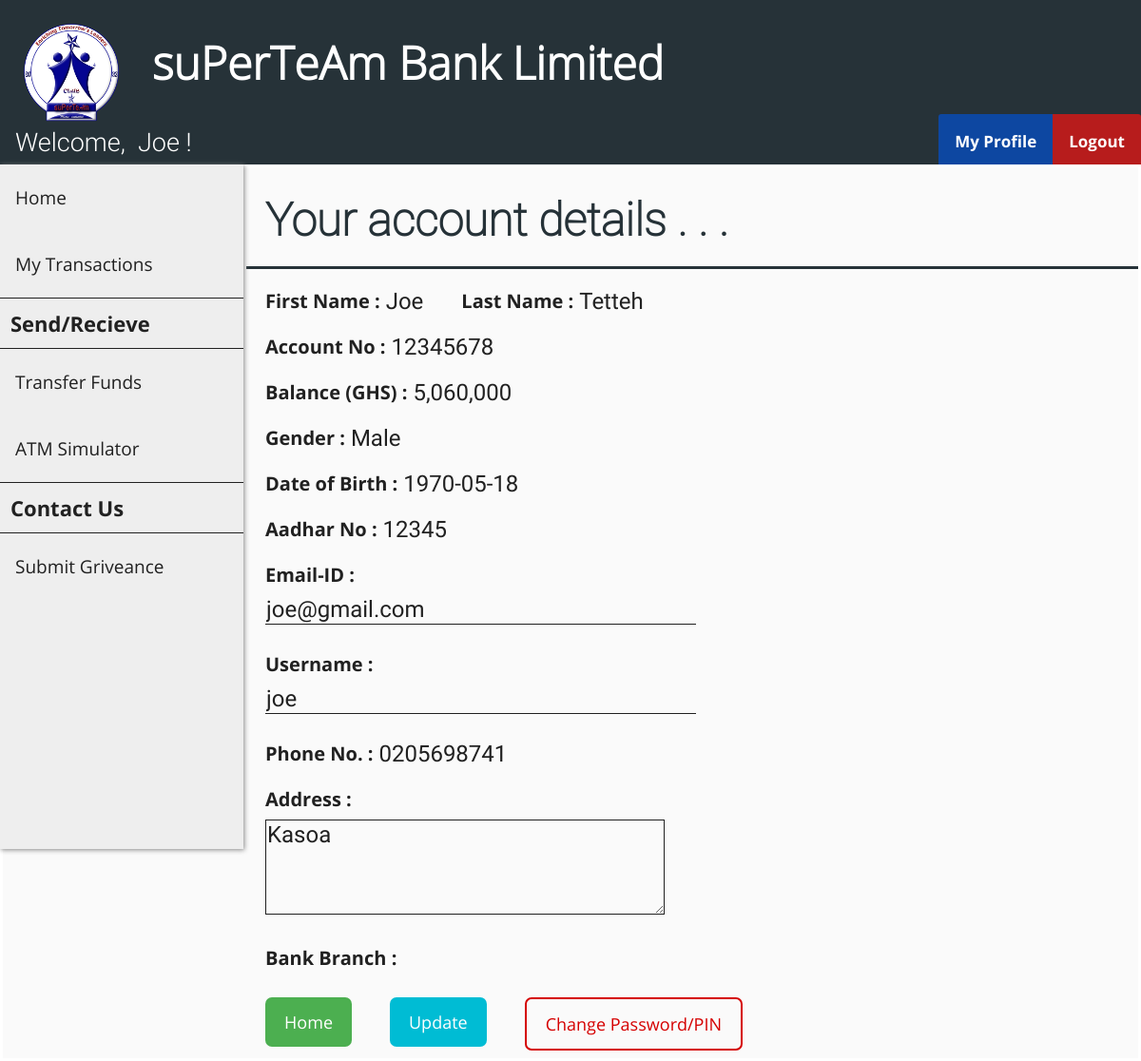
Page /customer_profile.php (signed in) on the committed database.
### tables this page shows
CREATE TABLE `customer` (
  `cust_id` int(11) NOT NULL,
  `first_name` varchar(30) DEFAULT NULL,
  `last_name` varchar(30) DEFAULT NULL,
  `gender` varchar(10) DEFAULT NULL,
  `dob` date DEFAULT NULL,
  `aadhar_no` int(11) DEFAULT NULL,
  `email` varchar(30) DEFAULT NULL,
  `phone_no` varchar(20) DEFAULT NULL,
  `address` varchar(255) DEFAULT NULL,
  `branch` varchar(30) DEFAULT NULL,
  `account_no` int(11) DEFAULT NULL,
  `pin` int(4) DEFAULT NULL,
  `uname` varchar(30) DEFAULT NULL,
  `pwd` varchar(30) DEFAULT NULL
);

CREATE TABLE `passbook1` (
  `trans_id` int(11) NOT NULL,
  `trans_date` datetime DEFAULT NULL,
  `remarks` varchar(255) DEFAULT NULL,
  `debit` int(11) DEFAULT NULL,
  `credit` int(11) DEFAULT NULL,
  `balance` int(11) DEFAULT NULL
);

### customer_profile.php (the view, shortened to what this page needs)
<?php
    include "connect.php";
    include "header.php";
    include "customer_navbar.php";
    include "customer_sidebar.php";
    $id = $_SESSION['loggedIn_cust_id'];
    $sql0 = "SELECT * FROM customer WHERE cust_id=".$id;
    $sql1 = "SELECT * FROM passbook".$id." WHERE trans_id=(
                    SELECT MAX(trans_id) FROM passbook".$id.")";
    $result0 = $conn->query($sql0);
    $result1 = $conn->query($sql1);
    if ($result0->num_rows > 0) {
        while($row = $result0->fetch_assoc()) {
            $fname = $row["first_name"];
            $lname = $row["last_name"];
            $gender = $row["gender"];
            $dob = $row["dob"];
            $aadhar = $row["aadhar_no"];
            $email = $row["email"];
            $phno = $row["phone_no"];
            $address = $row["address"];
            $acno = $row["account_no"];
            $cus_uname = $row["uname"];
        }
    }
    if ($result1->num_rows > 0) {
        while($row = $result1->fetch_assoc()) {
            $balance = $row["balance"];
        }
    }
?>
<!DOCTYPE html>
<html>
<head>
    <link rel="stylesheet" href="customer_add_style.css">
</head>
<body>
    <form class="add_customer_form" action="customer_profile_action.php" method="post">
        <div class="flex-container-form_header">
            <h1 id="form_header">Your account details . . .</h1>
        </div>
        <div class="flex-container">
            <div class=container>
                <label>First Name : <label id="info_label"><?php echo $fname ?></label></label>
            </div>
            <div class=container>
                <label>Last Name : <label id="info_label"><?php echo $lname ?></label></label>
            </div>
        </div>
        <div class="flex-container">
            <div class=container>
                <label>Account No : <label id="info_label"><?php echo $acno ?></label></label>
            </div>
        </div>
        <div class="flex-container">
            <div class=container>
                <label>Balance (GHS) : <label id="info_label"><?php echo number_format($balance) ?></label></label>
            </div>
        </div>
        <div class="flex-container">
            <div class=container>
                <label>Gender :
                    <label id="info_label">
                    <?php
                        if ($gender == "male") {echo "Male";}
                        elseif ($gender == "female") {echo "Female";}
                        else {echo "Others";}
                    ?>
            </div>
        </div>
        <div class="flex-container">
            <div class=container>
                <label>Date of Birth : <label id="info_label"><?php echo $dob ?></label></label>
            </div>
        </div>
        <div class="flex-container">
            <div class=container>
                <label>Aadhar No : <label id="info_label"><?php echo $aadhar ?></label></label>
            </div>
        </div>
        <div class="flex-container">
            <div class=container>
                <label>Email-ID :</label><br>
                <input name="email" size="30" type="text" value="<?php echo $email ?>" required />
            </div>
            <div class=container>
                <label>Username :</label><br>
                <input name="cus_uname" size="30" type="text" value="<?php echo $cus_uname ?>" required />
            </div>
        </div>
        <div class="flex-container">
            <div  class=container>
                <label>Phone No. : <label id="info_label"><?php echo $phno ?></label></label>
            </div>
        </div>
        <div class="flex-container">
            <div class=container>
                <label>Address :</label><br>
                <textarea name="address" required /><?php echo $address ?></textarea>
            </div>
        </div>
        <div class="flex-container">
            <div class=container>
                <label>Bank Branch :
                </label>
            </div>
        </div>
        <div class="flex-container">
            <div class="container">
                <a href="/customer_home.php" class="button">Home</a>
            </div>
            <div class="container">
                <button type="submit">Update</button>
            </div>
            <div class="container">
                <a href="/pass_change.php" class="password-button">Change Password/PIN</a>
            </div>
        </div>
    </form>
</body>
</html>

### customer_navbar.php (shortened to what this page needs)
<?php
    include "connect.php";
    if (isset($_SESSION['loggedIn_cust_id'])) {
        $sql0 = "SELECT * FROM customer WHERE cust_id=".$_SESSION['loggedIn_cust_id'];
        $result = $conn->query($sql0);
        $row = $result->fetch_assoc();
    }
?>
<!DOCTYPE html>
<html>
<head>
    <link rel="stylesheet" href="user_navbar_style.css">
</head>
<body>
    <div class="nav-wrapper">
        <div class="topnav" id="theTopNav">
            <a id="user">Welcome, &nbsp<?php echo $row["first_name"]; ?> !</a>
            <a id="logout" href="logout_action.php" onclick="return confirm('Are you sure?')">Logout</a>
            <a id="profile" href="customer_profile.php">My Profile</a>
        </div>
    </div>
</body>
</html>

### header_style.css (style rules this page uses)
body { margin: 0; padding: 0; background-color: #FAFAFA; }
h1 { font-family: OpenSans-Light; color: white; font-size: 3rem; line-height: 3rem; margin-top: calc((1.5rem - 2rem) + 2.5rem); margin-bottom: 1.5rem; }

### user_navbar_style.css (style rules this page uses)
.nav-wrapper { height: 53px; background: #333; }
.nav-wrapper .topnav { background-color: #263238; overflow: hidden; height: 53px; }
.topnav a[id="user"] { float: left; display: block; color: white; text-align: center; padding: 14px 16px; text-decoration: none; font-size: 27px; font-family: Roboto-Light; }
.topnav a[id="profile"] { float: right; display: block; color: white; text-align: center; padding: 17px 17px; text-decoration: none; font-size: 17px; font-family: OpenSans-Bold; background-color: #0D47A1; border-top-left-radius: 3px; }
.topnav a[id="logout"] { float: right; display: block; color: white; text-align: center; padding: 17px 17px; text-decoration: none; font-size: 17px; font-family: OpenSans-Bold; background-color: #b71c1c; border-top-right-radius: 3px; }

### customer_add_style.css (style rules this page uses)
.flex-container { display: -webkit-flex; display: flex; margin-left: 256px; width: auto; height: auto; -webkit-flex-wrap: wrap; flex-wrap: wrap; background-color: #FAFAFA; }
.flex-container-form_header { display: -webkit-flex; display: flex; margin-left: 256px; width: auto; height: auto; background-color: #FAFAFA; border-bottom: 3px solid #263238; }
h1[id="form_header"] { margin-left: 20px; font-family: Roboto-Thin; color: #263238; }
form { border: 3px solid white; width: inherit; margin-left: 0px; }
label { display: block; float: left; color: #212121; font-family: OpenSans-Bold; font-size: 20px; }
label[id="info_label"] { display: block; float: right; margin-left: 6px; font-family: Roboto-Regular; color: #212121; font-size: 24px; }
input[type=text], input[type=password] { font-family: Roboto-Regular; color: #212121; font-size: 24px; width: auto; margin: 8px 0; padding: 1px 1px; border: 0; border-bottom: 1px solid #212121; box-sizing: border-box; background-color: transparent; }
.container { margin-top: 20px; margin-left: 20px; margin-right: 20px; float: left; display: inline-block; }
textarea { font-family: Roboto-Regular; color: #212121; font-size: 24px; height: 100px; width:35vw; max-width: 720px; min-width: 240px; margin: 8px 0; padding: 1px 1px; border: 0; border: 1px solid #212121; box-sizing: border-box; background-color: transparent; }
button { font-family: OpenSans-Regular; font-size: 18px; background-color: #00BCD4; color: white; padding: 14px 20px; margin: 8px 0; border: none; cursor: pointer; width: 100%; border-radius: 7px; }
.button { background-color: #4CAF50; border: none; color: white; font-family: OpenSans-Regular; font-size: 18px; padding: 14px 20px; margin: 8px 0; text-align: center; text-decoration: none; display: inline-block; border-radius: 7px; cursor: pointer; }
.password-button { background-color: transparent; color: #d50000; font-family: OpenSans-Regular; font-size: 18px; padding: 14px 20px; margin: 8px 0; text-align: center; text-decoration: none; display: inline-block; border-radius: 7px; border: 2px solid #d50000; cursor: pointer; }

### rows in the picture
customer: first_name "Joe", last_name "Tetteh", account_no "12345678", dob "1970-05-18", aadhar_no "12345", email "joe@gmail.com", cus_uname "joe", phone_no "0205698741", address "Kasoa"
passbook1: balance "5,060,000"
